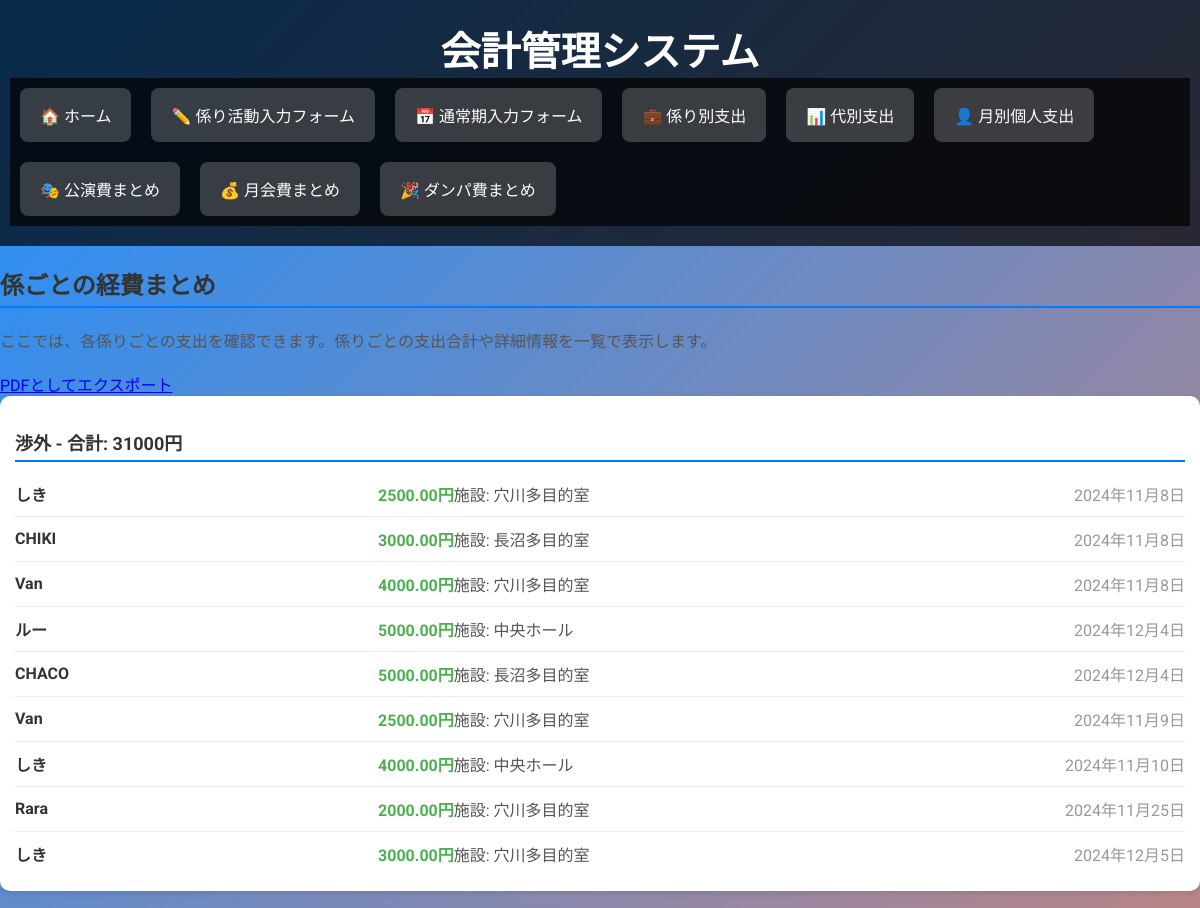
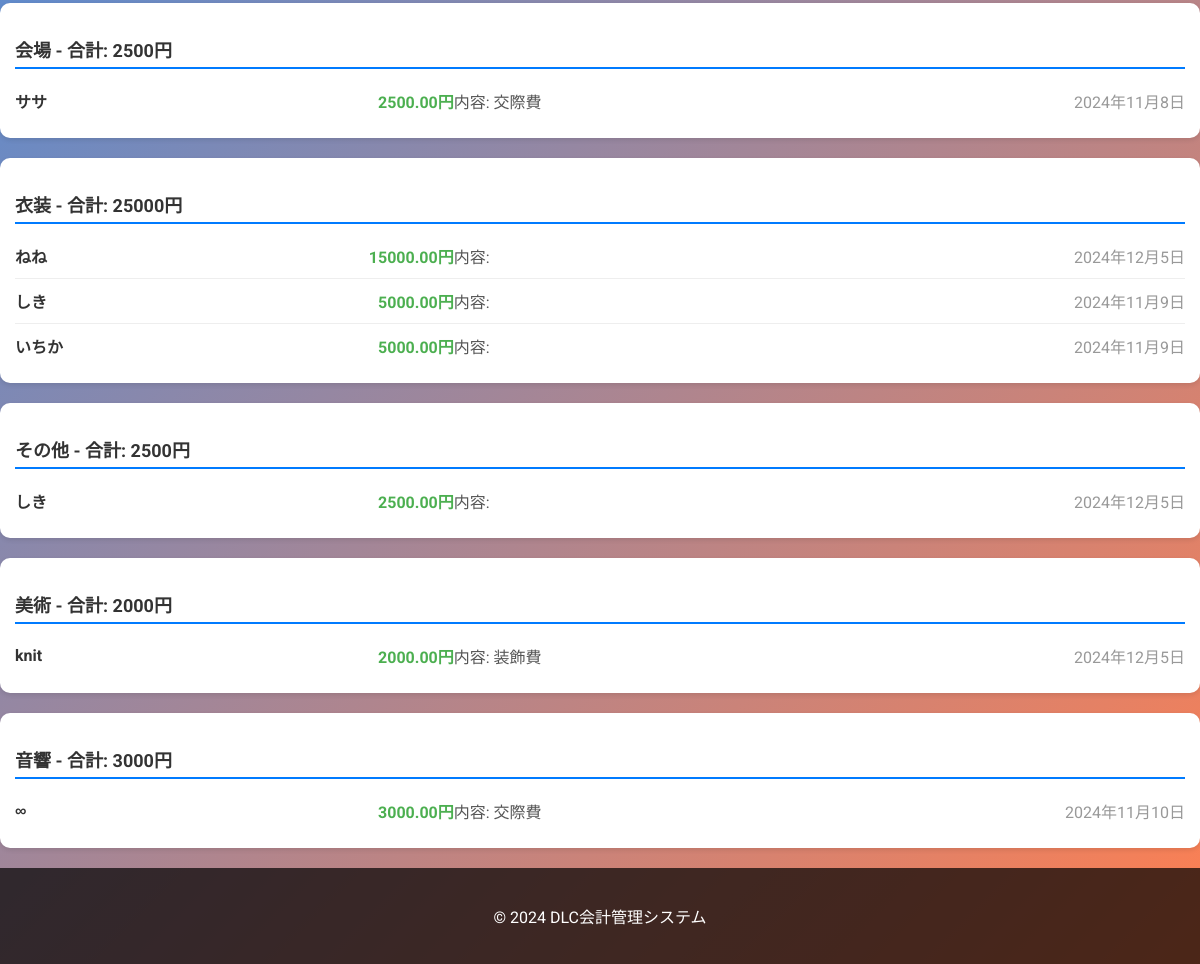
The app's page /accounting/department-expenses/ with its own data (2 pictures, top to bottom).
### accounting/models.py (models this page shows, shortened)
class Expense(models.Model):#すべてのもとになるclass
    DEPARTMENTS = [   #　係りをまとめたもの
        ('渉外', '渉外'),
        ('音響', '音響'),
        ('医務', '医務'),
        ('広報', '広報'),
        ('衣装', '衣装'),
        ('会場', '会場'),
        ('対外交渉', '対外交渉'),
        ('映像', '映像'),
        ('美術', '美術'),
        ('その他', 'その他')
    ]
    age = models.IntegerField()
    name = models.CharField(max_length=100)
    amount = models.DecimalField(max_digits=10, decimal_places=2)
    department = models.CharField(max_length=10, choices=DEPARTMENTS)
    institution = models.CharField(max_length=100, blank=True, null=True)
    content = models.TextField(blank=True, null=True)
    date = models.DateField()

### accounting/views.py (the view)
# urls.py: path('department-expenses/', views.department_expenses, name='department_expenses'),
def department_expenses(request):
    departments = Expense.objects.values('department').distinct()
    department_data = {}
    for dept in departments:
        department = dept['department']
        expenses = Expense.objects.filter(department=department)
        total = expenses.aggregate(Sum('amount'))['amount__sum'] or 0
        department_data[department] = {
            'total': total,#合計を表示
            'details': expenses,#支出の内訳を表示
        }
    return render(request, 'accounting/department_expenses.html', {'department_data': department_data})

### accounting/templates/accounting/department_expenses.html
{% extends "accounting/base.html" %}
{% block content %}
<div class="content-container">
    <h2 class="page-title">係ごとの経費まとめ</h2>
    <p class="page-description">ここでは、各係りごとの支出を確認できます。係りごとの支出合計や詳細情報を一覧で表示します。</p>
    <div class="export-container">
        <a href="{% url 'export_department_expenses_pdf' %}" class="btn-export">PDFとしてエクスポート</a>
    </div>
    {% for department, data in department_data.items %}
    <div class="department-section">
        <h3 class="department-title">{{ department }} - 合計: {{ data.total }}円</h3>
        <ul class="expense-list">
            {% for expense in data.details %}
            <li class="expense-item">
                <span class="expense-name">{{ expense.name }}</span>
                <span class="expense-amount">{{ expense.amount }}円</span>
                {% if expense.department == '渉外' %}
                    <span class="expense-detail">施設: {{ expense.institution }}</span>
                {% else %}
                    <span class="expense-detail">内容: {{ expense.content }}</span>
                {% endif %}
                <span class="expense-date">{{ expense.date }}</span>
            </li>
            {% endfor %}
        </ul>
    </div>
    {% endfor %}
</div>
{% endblock %}

### accounting/static/accounting/css/style.css (style rules this page uses)
body { font-family: 'Roboto', Arial, sans-serif; background: linear-gradient(135deg, #1e90ff, #ff7f50); color: #fff; margin: 0; padding: 0; }
.age-section , .department-section { margin-bottom: 20px; padding: 15px; background-color: #fff; border-radius: 10px; box-shadow: 0 2px 5px rgba(0, 0, 0, 0.1); }
.age-title , .department-title, .page-title { font-size: 18px; font-weight: bold; margin-bottom: 10px; color: #333; text-align: left; border-bottom: 2px solid #007bff; padding-bottom: 5px; }
.page-description { font-size: 16px; margin-bottom: 20px; color: #555; }
.page-title { font-size: 24px; font-weight: bold; margin-bottom: 20px; color: #333; }
.expense-list { list-style: none; padding: 0; margin: 0; }
.expense-item { display: flex; justify-content: space-between; align-items: center; padding: 10px 0; border-bottom: 1px solid #eee; }
.expense-item:last-child { border-bottom: none; }
.expense-name { flex: 2; font-weight: bold; color: #333; }
.expense-amount { flex: 1; text-align: right; color: #4CAF50; font-weight: bold; }
.expense-detail { flex: 3; text-align: left; color: #555; }
.expense-date { flex: 2; text-align: right; color: #999; }

### records on screen
Expense: name "しき", amount "2500.00", institution "穴川多目的室", date "2024年11月8日"
Expense: name "CHIKI", amount "3000.00", institution "長沼多目的室", date "2024年11月8日"
Expense: name "Van", amount "4000.00", institution "穴川多目的室", date "2024年11月8日"
Expense: name "ルー", amount "5000.00", institution "中央ホール", date "2024年12月4日"
Expense: name "CHACO", amount "5000.00", institution "長沼多目的室", date "2024年12月4日"
Expense: name "Van", amount "2500.00", institution "穴川多目的室", date "2024年11月9日"
Expense: name "しき", amount "4000.00", institution "中央ホール", date "2024年11月10日"
Expense: name "Rara", amount "2000.00", institution "穴川多目的室", date "2024年11月25日"
Expense: name "しき", amount "3000.00", institution "穴川多目的室", date "2024年12月5日"
Expense: name "ササ", amount "2500.00", content "交際費", date "2024年11月8日"
Expense: name "ねね", amount "15000.00", date "2024年12月5日"
Expense: name "しき", amount "5000.00", date "2024年11月9日"
Expense: name "いちか", amount "5000.00", date "2024年11月9日"
Expense: department "その他", total "2500", name "しき", amount "2500.00", date "2024年12月5日"
Expense: name "knit", amount "2000.00", content "装飾費", date "2024年12月5日"
Expense: name "∞", amount "3000.00", content "交際費", date "2024年11月10日"

### other values on screen
{{ department }} "渉外" "会場" "衣装" "美術" "音響"
{{ data.total }} "31000" "2500" "25000" "2000" "3000"
